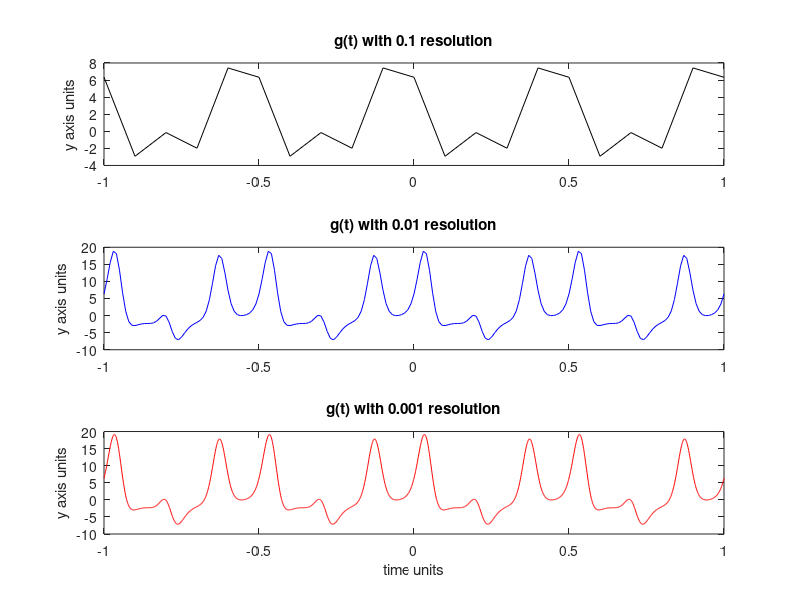

Here is the MATLAB script that generated this plot:
% Stephen Kemp
% EE103L Section 01B
% Lab 2
% Problem 1

t1 = [-1:0.1:1];
t2 = [-1:0.01:1];
t3 = [-1:0.001:1];

gt1 = 3*pi*sin(8*pi*t1 + 1.3).*cos(4*pi*t1 - 0.8).*exp(sin(12*pi*t1));
gt2 = 3*pi*sin(8*pi*t2 + 1.3).*cos(4*pi*t2 - 0.8).*exp(sin(12*pi*t2));
gt3 = 3*pi*sin(8*pi*t3 + 1.3).*cos(4*pi*t3 - 0.8).*exp(sin(12*pi*t3));

figure();

subplot(3,1,1);
plot(t1, gt1, 'k');
title("g(t) with 0.1 resolution");
ylabel("y axis units");

subplot(3,1,2);
plot(t2, gt2, 'b');
title("g(t) with 0.01 resolution");
ylabel("y axis units");

subplot(3,1,3);
plot(t3, gt3, 'r');
title("g(t) with 0.001 resolution");
ylabel("y axis units");
xlabel("time units");

T = .534 - .034     %T = 0.5